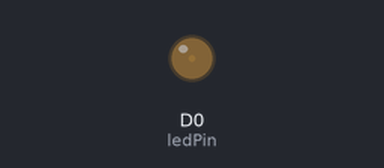
Bench run of a sketch on a simulated ESP8266 (NodeMCU). Parts: output pins drawn as LEDs (lit = HIGH).

Above: at 0.05 s.
At 1.15 s:
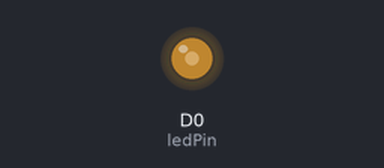
At 2.3 s:
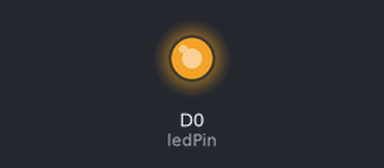
At 4.55 s:
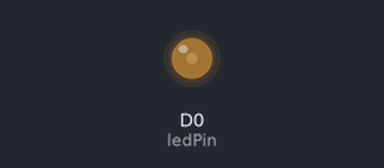
Timing chart, 0 to 6.6 s (numbered marks = the images above):
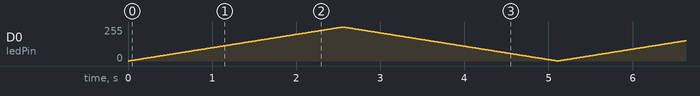

The sketch:

FadingLedLight.ino
```cpp
//ESP8266 FadingLedLight

int ledPin = D0;
int i =0;

void setup() {
  // Initalize the ledPin pin as an output.
  pinMode(ledPin, OUTPUT);
}

void loop() {
  for(i = 0; i < 255; i++)
  {
    analogWrite(ledPin, i);
    delay(10);
  }
  for(i = 255; i > 0; i--)
  {
    analogWrite(ledPin, i);
    delay(10);
  }
}
```
